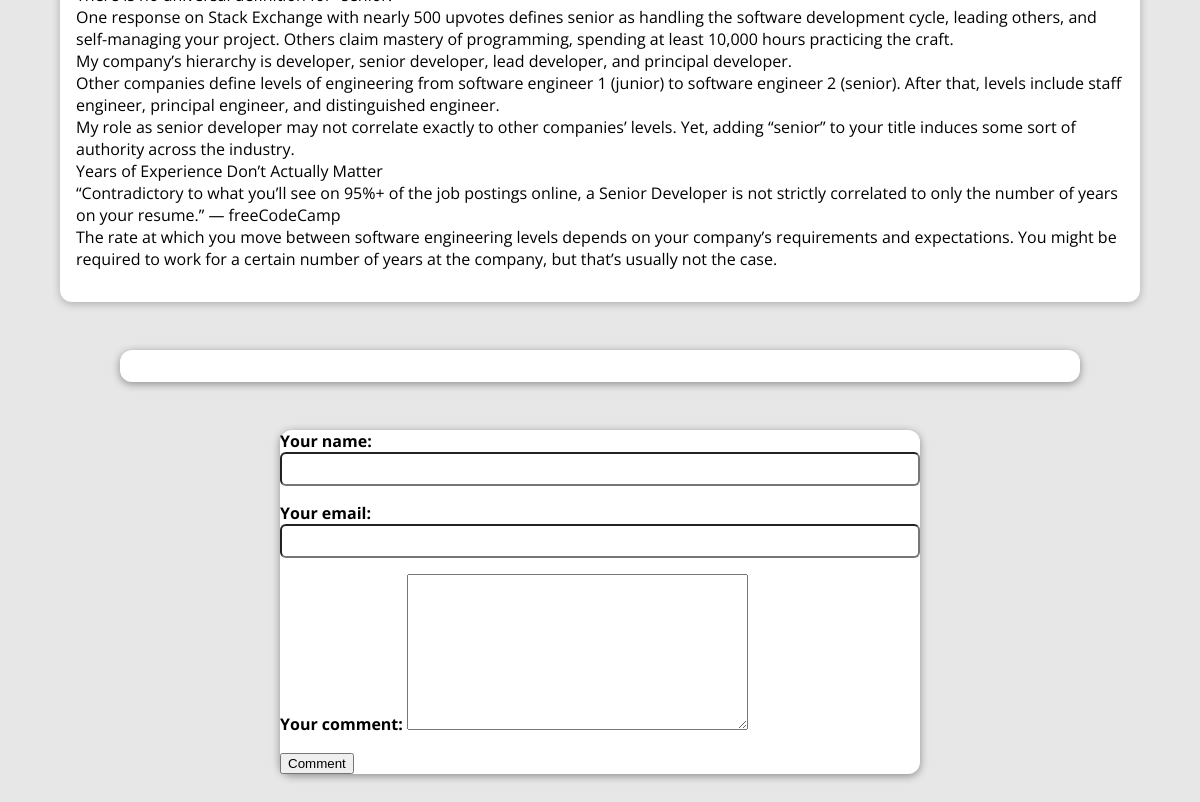
The app's page /posts/am-i-too-young-to-be-a-senior-developer (lower part), older data.
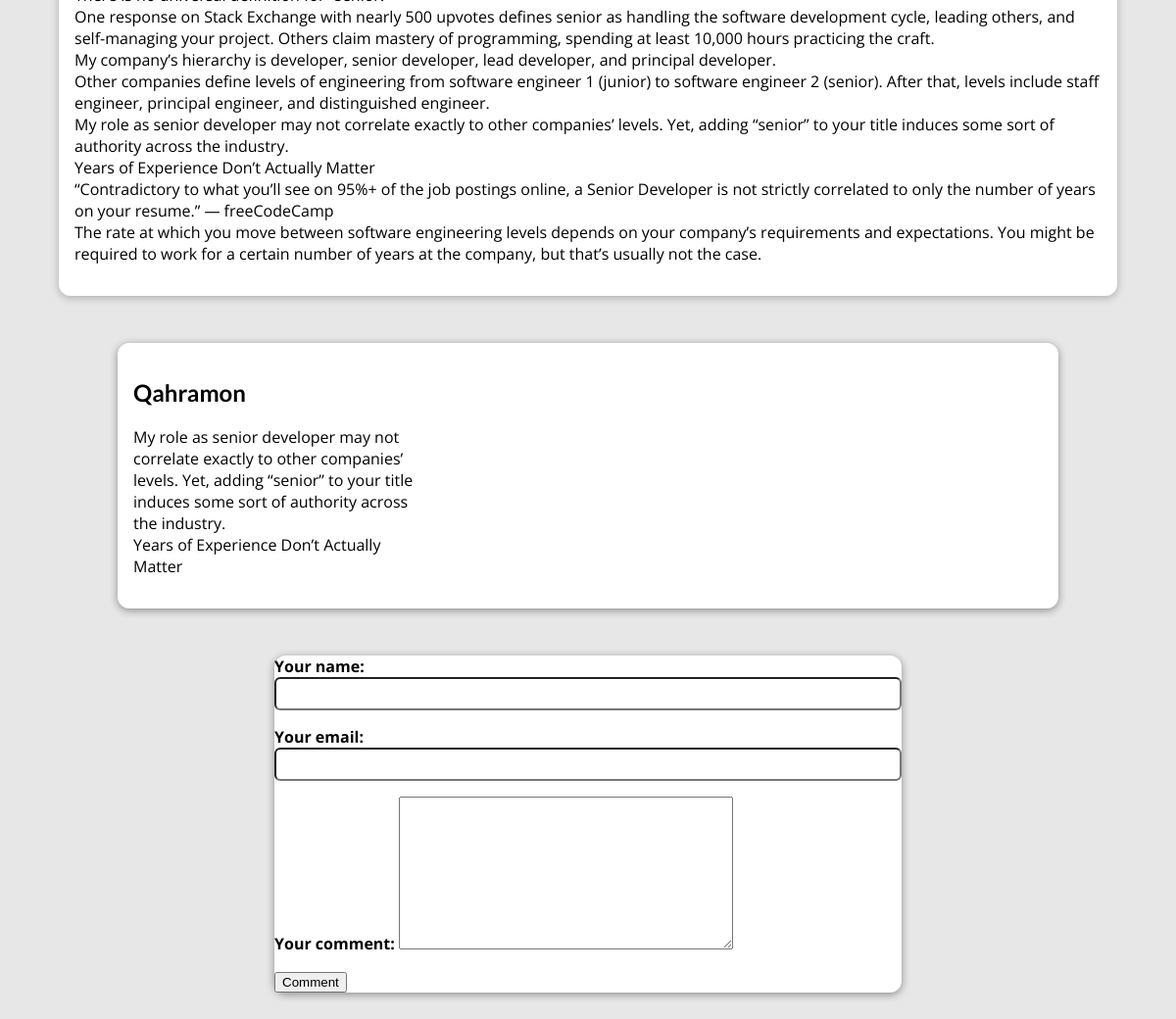
The same page, newer data.
### blog/models.py (models this page shows, shortened)
class Post(models.Model):
    title = models.CharField(max_length=200)
    author = models.ForeignKey(Author, on_delete=models.SET_NULL, null=True, related_name='posts')
    tag = models.ManyToManyField(Tag)
    excerpt = models.TextField()
    content = models.TextField(validators=[MinLengthValidator(10)])
    image = models.ImageField(upload_to='posts', null=True)
    date = models.DateTimeField(auto_now_add=True)
    slug = models.SlugField(unique=True, db_index=True)

class Comment(models.Model):
    user_name = models.CharField(max_length=120)
    user_email = models.EmailField()
    text = models.TextField(max_length=400)
    post = models.ForeignKey(Post, on_delete=models.CASCADE, related_name='comments')

### blog/views.py (the view, shortened to what this page needs)
# urls.py: path('posts/<slug:slug>', views.SinglePostDetailView.as_view(), name='post-detail-page'),
class SinglePostDetailView(View):
    def get(self, request, slug):
        post = Post.objects.get(slug=slug)
        post_tags = post.tag.all()
        post_comments = post.comments.all().order_by('-id')
        form = CommentForm()
        context = {
            'post': post,
            'post_tags': post_tags,
            'form': form,
            'comments': post_comments
            }
        return render(request, 'blog/post-detail.html', context)

### blog/forms.py
class CommentForm(forms.ModelForm):
    class Meta:
      model = Comment
      exclude = ['post']
      labels = {
        'user_name': 'Your name',
        'user_email': 'Your email',
        'text': 'Your comment',
      }

### blog/models.py (called while the page is built)
    def __str__(self):
        return f"{self.first_name} {self.last_name}"

    def __str__(self):
        return self.caption

### blog/templates/blog/post-detail.html (shortened to what this page needs)
{% extends "base.html" %}
{% load static %}
{% block css_files %}
  <link rel="stylesheet" href="{% static 'blog/post.css' %}">
  <link rel="stylesheet" href="{% static 'blog/posts.css' %}">
  <link rel="stylesheet" href="{% static 'blog/post-detail.css' %}">
{% endblock css_files %}
{% block content %}
  <main>
    <p>
      {{ post.content|linebreaks }}
    </p>
  </main>
<section id="comments">
  <ul>
    {% for comment in comments %}
      <li>
        <h2>{{ comment.user_name }}</h2>
        <p>{{ comment.text|linebreaks }}</p>
      </li>
    {% endfor %}
  </ul>
</section>
<section id="comment-form">
  <div>
    <form method="POST" action="{% url 'post-detail-page' post.slug %}">
      {% for field in form %}
      <div class="form-control">
        {{ field.label_tag }}
        {{ field }}
      </div>
      {% endfor %}
      <input type="submit" value="Comment"/>
    </form>
  </div>
</section>
{% endblock content %}

### templates/base.html (shortened to what this page needs)
{% load static %}
<!DOCTYPE html>
<html lang="en">
<head>
  <link rel="stylesheet" href="{% static 'app.css' %}">
  {% block css_files %} {% endblock css_files %}
</head>
<body>
    {% block content %}
    {% endblock content %}
</body>
</html>

### static/app.css (style rules this page uses)
* { box-sizing: border-box; }
html { font-family: 'Open Sans', 'Lato', sans-serif; }
body { margin: 0; }
h1, h2, h3 { font-family: 'Lato', sans-serif; font-weight: bold; }

### blog/static/blog/posts.css (style rules this page uses)
body { background-color: #e7e7e7; }
ul { list-style: none; margin: 0; padding: 0; display: grid; grid-template-columns: repeat(auto-fill, minmax(17rem, 1fr)); gap: 1.5rem; }

### blog/static/blog/post-detail.css (style rules this page uses)
body { background-color: #e7e7e7; }
main { width: 90%; max-width: 90rem; margin: 3rem auto; background-color: white; padding: 1rem; border-radius: 12px; box-shadow: 0 2px 8px rgba(0, 0, 0, 0.25); }
#comment-form { margin: 3rem auto; width: 90%; max-width: 40rem; border-radius: 12px; background-color: white; box-shadow: 0 2px 8px rgba(0, 0, 0, 0.4); }
.form-control { margin-bottom: 1rem; }
.form-control label { font-weight: bold; margin-bottom: 0.5rem; }
.form-control input { display: block; width: 100%; font: inherit; padding: 0.25rem; border-radius: 6px; }
#comments { margin: 3rem auto; width: 90%; max-width: 60rem; border-radius: 12px; background-color: white; box-shadow: 0 2px 8px rgba(0, 0, 0, 0.4); padding: 1rem; }

Row changes from the older to the newer data that the page shows:
added Comment: user_name "Qahramon", text "My role as senior developer may not correlate exactly to other companies’ levels. Yet, adding “senior” to your title induces some sort of authority across the industry. Years of Experience Don’t Actually Matter"
